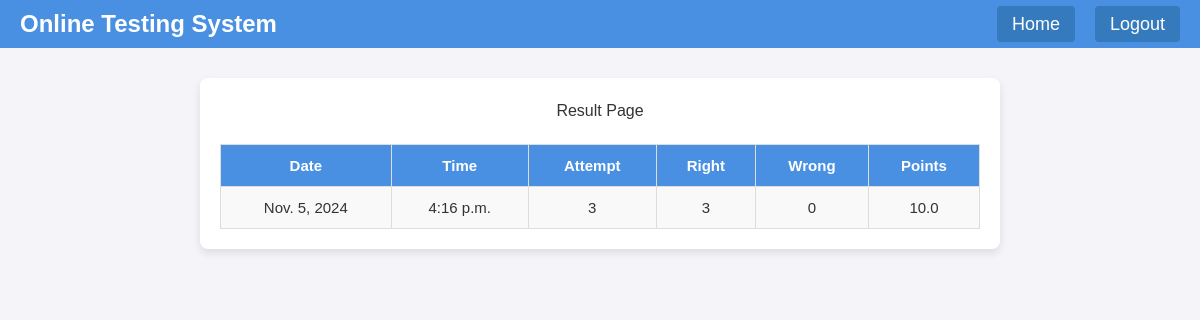
The page /OTS/result/ (signed in) on the database its author committed.
### OTS/models.py (models this page shows)
class Result(models.Model):
    resultid=models.BigAutoField(primary_key=True, auto_created=True)
    username=models.ForeignKey(Candidate, on_delete=models.CASCADE)
    date=models.DateField(auto_now=True)
    time=models.TimeField(auto_now=True)
    attempt=models.IntegerField()
    right=models.IntegerField()
    wrong=models.IntegerField()
    points=models.FloatField()

### OTS/views.py (the view)
# urls.py: path('result/', showTestResult , name="result"),
def showTestResult(request):
    if 'name' not in request.session.keys():
        res=HttpResponseRedirect('/OTS/login')
    result=Result.objects.filter(resultid=Result.objects.latest('resultid').resultid, username=request.session['username'])
    context={
       'result':result
    }
    return render(request,'show_result.html', context)

### OTS/templates/show_result.html (shortened to what this page needs)
{% extends "main.html" %}
{% block top %}
<a href="{% url 'OTS:home' %}">Home</a>
<a href="{% url 'OTS:logout' %}">Logout</a>
{% endblock top %}
{% block content %}
<p>Result Page</p>
<table>
    <tr>
    <th>Date</th>
    <th>Time</th>
    <th>Attempt</th>
    <th>Right</th>
    <th>Wrong</th>
    <th>Points</th>
    </tr>
    {% for r in result %}
    <tr>
        <td>{{r.date}}</td>
        <td>{{r.time}}</td>
        <td>{{r.attempt}}</td>
        <td>{{r.right}}</td>
        <td>{{r.wrong}}</td>
        <td>{{r.points}}</td>
    </tr>
    {% endfor %}
</table>
{% endblock content %}

### OTS/static/theme.css (style rules this page uses)
* { margin: 0; padding: 0; box-sizing: border-box; }
body { font-family: Arial, sans-serif; color: #333; background-color: #f4f4f9; }
.menu a { color: #fff; text-decoration: none; margin-left: 15px; }
.content p { line-height: 1.6; }
.menu a { padding: 8px 15px; border-radius: 4px; background-color: #357ABD; transition: background-color 0.3s; }
.content p { font-size: 16px; color: #333; margin-bottom: 20px; text-align: center; }
table { width: 100%; border-collapse: collapse; margin-top: 20px; }
table, th, td { border: 1px solid #ddd; }
th, td { padding: 12px; text-align: center; font-size: 15px; color: #333; }
th { background-color: #4a90e2; color: #fff; font-weight: bold; }
tr:nth-child(even) { background-color: #f9f9f9; }

### rows shown on the page
Result: date "Nov. 5, 2024", time "4:16 p.m.", attempt "3", right "3", wrong "0", points "10.0"
